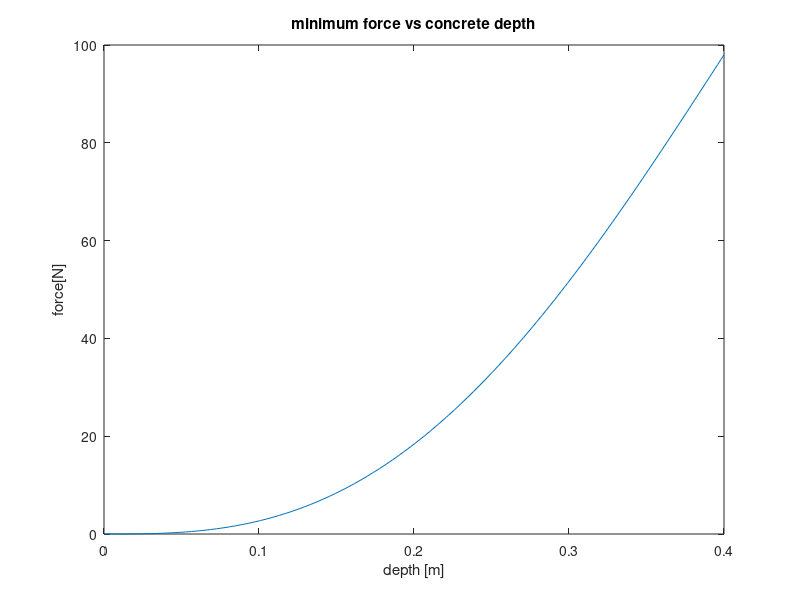

The MATLAB script that drew this image:

clear
close
clc 
p= 2500;
g = 9.8;
b = .3;
a= .4;

c = linspace (0,a);
d = a-c;

forcecomp1 = (p*g*b/(a^2))* (-1/4*a^4 + 1/3*a^3 * (a+d) - a*d*.5*a^2);
forcecomp2 = (p*g*b/(a^2))* (-.25*d.^4 + 1/3*d.^3 .* (d+a) - .5*d.^2 .* (a*d)) ;

force = forcecomp1 - forcecomp2

plot(c,force)
title('minimum force vs concrete depth')
xlabel('depth [m]')
ylabel('force[N]')





